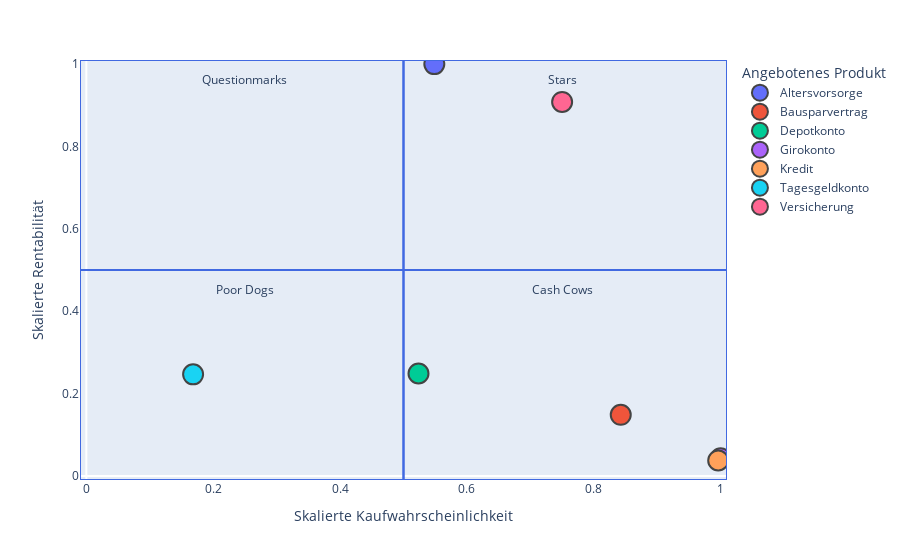

The notebook cell this image was saved under:
### Code cell
fig = px.scatter(df_BCG, x=df_BCG["Kaufwahrscheinlichkeit"]/prob_max, y=df_BCG["Rentabilität"]/rent_max, color="Angebotenes Produkt",
                labels={
                     "x": "Skalierte Kaufwahrscheinlichkeit",
                     "y": "Skalierte Rentabilität"
                 },)




fig.add_trace(go.Scatter(
    x=[0.25, 0.25],
    y=[0.45, 0.45],
    text=["Poor Dogs"],
    mode="text",showlegend = False
))
fig.add_trace(go.Scatter(
    x=[0.25, 0.25],
    y=[0.96, 0.96],
    text=["Questionmarks"],
    mode="text",showlegend = False
))
fig.add_trace(go.Scatter(
    x=[0.75, 0.75],
    y=[0.45, 0.45],
    text=["Cash Cows"],
    mode="text",showlegend = False
))
fig.add_trace(go.Scatter(
    x=[0.75, 0.75],
    y=[0.96, 0.96],
    text=["Stars"],
    mode="text",showlegend = False
))

fig.update_xaxes(range=[-0.01, 1.01], showgrid=False)
fig.update_yaxes(range=[-0.01, 1.01], showgrid=False)

fig.add_shape(type="rect",
    x0=-0.01, y0=-0.01, x1=0.5, y1=0.5,
    line=dict(color="RoyalBlue"),
)
fig.add_shape(type="rect",
    x0=0.5, y0=-0.01, x1=1.01, y1=0.5,
    line=dict(color="RoyalBlue"),
)
fig.add_shape(type="rect",
    x0=-0.01, y0=0.5, x1=0.5, y1=1.01,
    line=dict(color="RoyalBlue"),
)
fig.add_shape(type="rect",
    x0=0.5, y0=0.5, x1=1.01, y1=1.01,
    line=dict(color="RoyalBlue"),
)
        
fig.update_traces(marker=dict(size=20,line=dict(width=2)))

### Figure 1 — Plotly figure (JSON) as saved in the notebook; plotly's stock layout.template omitted (floating-point values rounded to 4 significant figures)
{"data": [{"hovertemplate": "Angebotenes Produkt=Altersvorsorge<br>Skalierte Kaufwahrscheinlichkeit=%{x}<br>Skalierte Rentabilität=%{y}<extra></extra>", "legendgroup": "Altersvorsorge", "marker": {"color": "#636efa", "line": {"width": 2}, "size": 20, "symbol": "circle"}, "mode": "markers", "name": "Altersvorsorge", "orientation": "v", "showlegend": true, "type": "scatter", "x": [0.5486], "xaxis": "x", "y": [1], "yaxis": "y"}, {"hovertemplate": "Angebotenes Produkt=Bausparvertrag<br>Skalierte Kaufwahrscheinlichkeit=%{x}<br>Skalierte Rentabilität=%{y}<extra></extra>", "legendgroup": "Bausparvertrag", "marker": {"color": "#EF553B", "line": {"width": 2}, "size": 20, "symbol": "circle"}, "mode": "markers", "name": "Bausparvertrag", "orientation": "v", "showlegend": true, "type": "scatter", "x": [0.8425], "xaxis": "x", "y": [0.1483], "yaxis": "y"}, {"hovertemplate": "Angebotenes Produkt=Depotkonto<br>Skalierte Kaufwahrscheinlichkeit=%{x}<br>Skalierte Rentabilität=%{y}<extra></extra>", "legendgroup": "Depotkonto", "marker": {"color": "#00cc96", "line": {"width": 2}, "size": 20, "symbol": "circle"}, "mode": "markers", "name": "Depotkonto", "orientation": "v", "showlegend": true, "type": "scatter", "x": [0.5237], "xaxis": "x", "y": [0.2487], "yaxis": "y"}, {"hovertemplate": "Angebotenes Produkt=Girokonto<br>Skalierte Kaufwahrscheinlichkeit=%{x}<br>Skalierte Rentabilität=%{y}<extra></extra>", "legendgroup": "Girokonto", "marker": {"color": "#ab63fa", "line": {"width": 2}, "size": 20, "symbol": "circle"}, "mode": "markers", "name": "Girokonto", "orientation": "v", "showlegend": true, "type": "scatter", "x": [1], "xaxis": "x", "y": [0.04269], "yaxis": "y"}, {"hovertemplate": "Angebotenes Produkt=Kredit<br>Skalierte Kaufwahrscheinlichkeit=%{x}<br>Skalierte Rentabilität=%{y}<extra></extra>", "legendgroup": "Kredit", "marker": {"color": "#FFA15A", "line": {"width": 2}, "size": 20, "symbol": "circle"}, "mode": "markers", "name": "Kredit", "orientation": "v", "showlegend": true, "type": "scatter", "x": [0.9961], "xaxis": "x", "y": [0.03735], "yaxis": "y"}, {"hovertemplate": "Angebotenes Produkt=Tagesgeldkonto<br>Skalierte Kaufwahrscheinlichkeit=%{x}<br>Skalierte Rentabilität=%{y}<extra></extra>", "legendgroup": "Tagesgeldkonto", "marker": {"color": "#19d3f3", "line": {"width": 2}, "size": 20, "symbol": "circle"}, "mode": "markers", "name": "Tagesgeldkonto", "orientation": "v", "showlegend": true, "type": "scatter", "x": [0.1683], "xaxis": "x", "y": [0.2465], "yaxis": "y"}, {"hovertemplate": "Angebotenes Produkt=Versicherung<br>Skalierte Kaufwahrscheinlichkeit=%{x}<br>Skalierte Rentabilität=%{y}<extra></extra>", "legendgroup": "Versicherung", "marker": {"color": "#FF6692", "line": {"width": 2}, "size": 20, "symbol": "circle"}, "mode": "markers", "name": "Versicherung", "orientation": "v", "showlegend": true, "type": "scatter", "x": [0.7501], "xaxis": "x", "y": [0.9082], "yaxis": "y"}, {"marker": {"line": {"width": 2}, "size": 20}, "mode": "text", "showlegend": false, "text": ["Poor Dogs"], "type": "scatter", "x": [0.25, 0.25], "y": [0.45, 0.45]}, {"marker": {"line": {"width": 2}, "size": 20}, "mode": "text", "showlegend": false, "text": ["Questionmarks"], "type": "scatter", "x": [0.25, 0.25], "y": [0.96, 0.96]}, {"marker": {"line": {"width": 2}, "size": 20}, "mode": "text", "showlegend": false, "text": ["Cash Cows"], "type": "scatter", "x": [0.75, 0.75], "y": [0.45, 0.45]}, {"marker": {"line": {"width": 2}, "size": 20}, "mode": "text", "showlegend": false, "text": ["Stars"], "type": "scatter", "x": [0.75, 0.75], "y": [0.96, 0.96]}], "layout": {"legend": {"title": {"text": "Angebotenes Produkt"}, "tracegroupgap": 0}, "margin": {"t": 60}, "shapes": [{"line": {"color": "RoyalBlue"}, "type": "rect", "x0": -0.01, "x1": 0.5, "y0": -0.01, "y1": 0.5}, {"line": {"color": "RoyalBlue"}, "type": "rect", "x0": 0.5, "x1": 1.01, "y0": -0.01, "y1": 0.5}, {"line": {"color": "RoyalBlue"}, "type": "rect", "x0": -0.01, "x1": 0.5, "y0": 0.5, "y1": 1.01}, {"line": {"color": "RoyalBlue"}, "type": "rect", "x0": 0.5, "x1": 1.01, "y0": 0.5, "y1": 1.01}], "xaxis": {"anchor": "y", "domain": [0, 1], "range": [-0.01, 1.01], "showgrid": false, "title": {"text": "Skalierte Kaufwahrscheinlichkeit"}}, "yaxis": {"anchor": "x", "domain": [0, 1], "range": [-0.01, 1.01], "showgrid": false, "title": {"text": "Skalierte Rentabilität"}}}}
